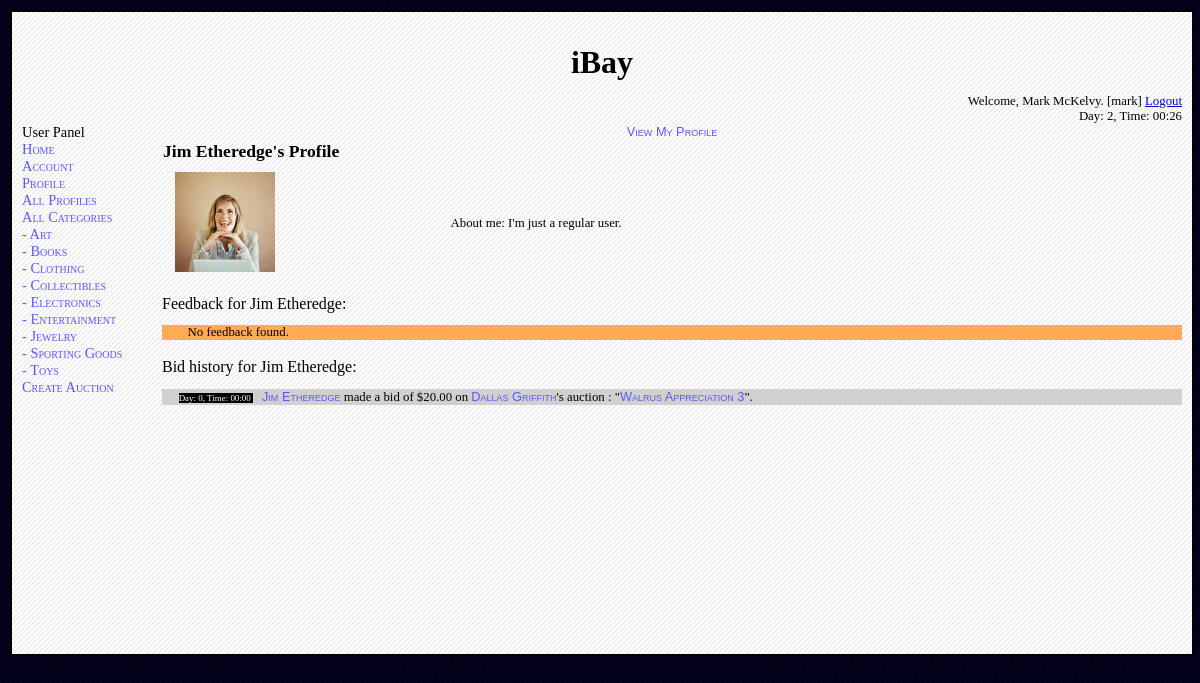
The app's page /source/profile.php?mode=view&username=jim (signed in), older data.
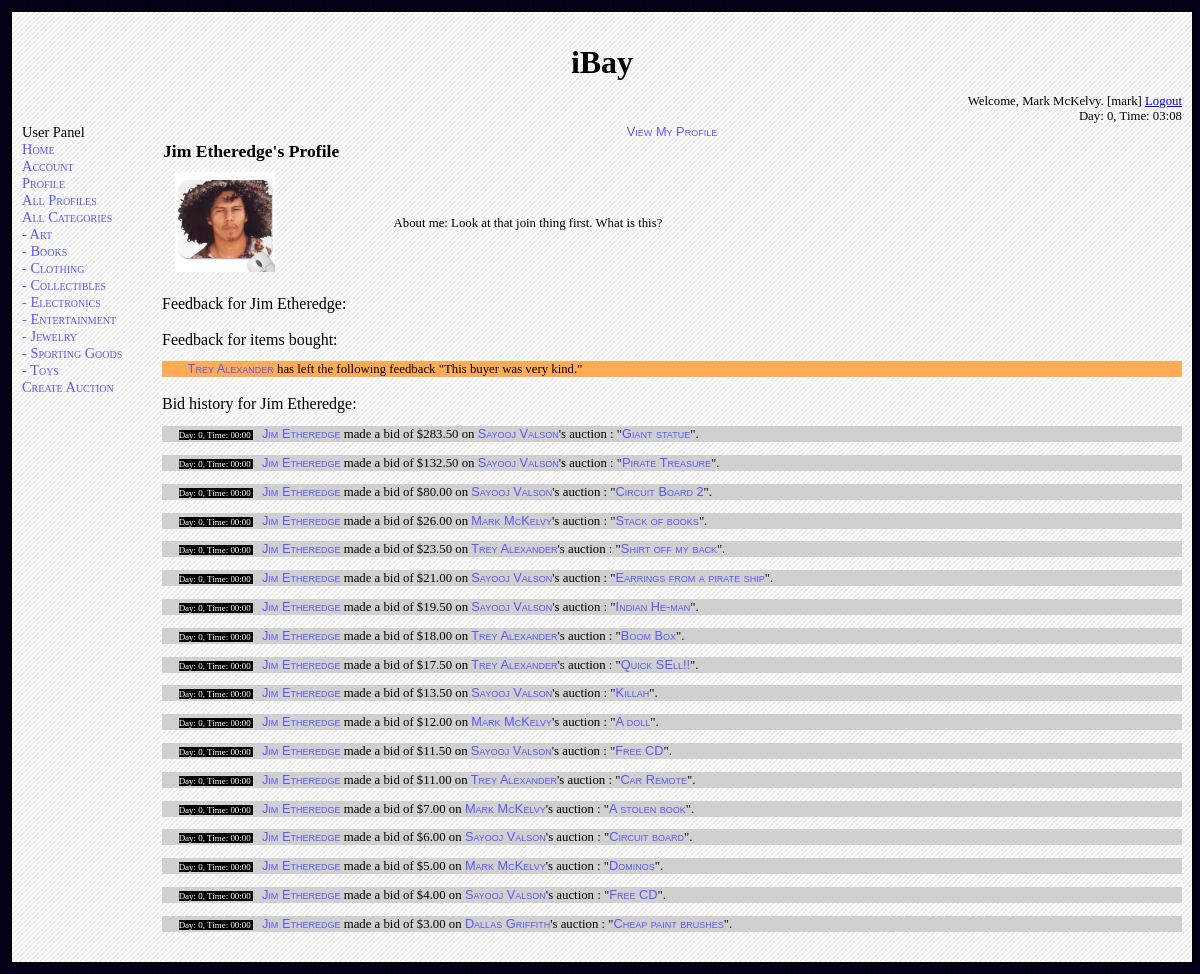
The same page, newer data.
### tables this page shows
CREATE TABLE `user` (
  `username` varchar(50) NOT NULL default '',
  `password` varchar(50) default NULL,
  `is_admin` tinyint(1) default NULL,
  `realname` varchar(100) default NULL,
  `birth_date` varchar(10) default NULL,
  `shipping_street` varchar(100) default NULL,
  `shipping_city` varchar(50) default NULL,
  `shipping_state` varchar(25) default NULL,
  `shipping_zip` varchar(10) default NULL,
  `phone` varchar(12) default NULL,
  `email` varchar(50) default NULL,
  `card_type` varchar(20) default NULL,
  `card_number` varchar(16) default NULL,
  `card_expire` varchar(5) default NULL,
  `picture` varchar(100) default NULL,
  `description` varchar(250) default NULL,
  PRIMARY KEY  (`username`)
);

CREATE TABLE `bids_on` (
  `username` varchar(50) NOT NULL default '',
  `item_title` varchar(50) NOT NULL default '',
  `item_seller` varchar(50) NOT NULL default '',
  `item_category` varchar(30) NOT NULL default '',
  `item_end_day` int(5) NOT NULL default '0',
  `item_end_hour` int(2) NOT NULL default '0',
  `item_end_minute` int(2) NOT NULL default '0',
  `bid_day` int(5) NOT NULL default '0',
  `bid_hour` int(2) NOT NULL default '0',
  `bid_minute` int(2) NOT NULL default '0',
  `bid_amount` float(7,2) default NULL,
  `display_notification` char(1) default NULL,
  PRIMARY KEY  (`username`,`item_title`,`item_seller`,`item_category`,`item_end_day`,`item_end_hour`,`item_end_minute`,`bid_day`,`bid_hour`,`bid_minute`),
  KEY `item_title` (`item_title`),
  KEY `item_seller` (`item_seller`),
  KEY `item_category` (`item_category`),
  KEY `item_end_day` (`item_end_day`),
  KEY `item_end_hour` (`item_end_hour`),
  KEY `item_end_minute` (`item_end_minute`)
);

CREATE TABLE `item_listing` (
  `title` varchar(50) NOT NULL default '',
  `seller` varchar(50) NOT NULL default '',
  `category` varchar(30) NOT NULL default '',
  `end_day` int(5) NOT NULL default '0',
  `end_hour` int(2) NOT NULL default '0',
  `end_minute` int(2) NOT NULL default '0',
  `description` varchar(250) default NULL,
  `shipping_cost` float(7,2) default NULL,
  `shipping_method` varchar(100) default NULL,
  `starting_price` float(7,2) default NULL,
  `current_price` float(7,2) default NULL,
  `picture` varchar(100) default NULL,
  `buyer` varchar(50) default NULL,
  `buyerfeedbackforseller_description` varchar(250) default NULL,
  `buyerfeedbackforseller_rating` int(2) default NULL,
  `sellerfeedbackforbuyer_description` varchar(250) default NULL,
  PRIMARY KEY  (`title`,`seller`,`category`,`end_day`,`end_hour`,`end_minute`),
  KEY `seller` (`seller`)
);

### source/dbinfo.php (called while the page is built, shortened)
<?php
class dbinfo_t
{
	var $debug;
	function init ()
	{
		$this->debug = true;
	}
	function query ($q)
	{
		if ($this->debug)
			$result = mysql_query ($q) or die ('BAD QUERY: '.mysql_error ());
		else
			$result = mysql_query ($q);
		return $result;
	}
	function logged_in ()
	{
		return isset ($_SESSION) && isset ($_SESSION['Username']);
	}
	function is_admin ()
	{
		return $this->logged_in () && $_SESSION['Admin'] == 1;
	}
	function username ()
	{
		return $_SESSION['Username'];
	}
	function day ()
	{
		return $_SESSION['Day'];
	}
	function hour ()
	{
		return $_SESSION['Hour'];
	}
	function minute ()
	{
		return $_SESSION['Minute'];
	}
	function get_realname ($username)
	{
		$result = $this->query ("select realname from user where username = '$username'");
		if (mysql_num_rows ($result) == 0)
			return "ERROR";
		else
		{
			$row = mysql_fetch_assoc ($result);
			return $row['realname'];
		}
	}
	function get_userdesc ($username)
	{
		$result = $this->query ("select description from user where username =  '$username'");
		$row = mysql_fetch_assoc ($result);
		return $row['description'];
	}
	function get_picture ($username)
	{
		$result = $this->query ("select picture from user where username = '$username'");
		$row = mysql_fetch_assoc ($result);
		return $row['picture'];
	}
}
?>

### source/common.php (the view, shortened to what this page needs)
<?php
include_once ("dbinfo.php");
include_once ("table_common.php");
include_once ("list_common.php");
function echo_header ($dbinfo)
{
	$dbinfo->init ();
	$dbinfo->update_all ();
	echo <<<HEREDOC
<!DOCTYPE HTML PUBLIC "-//W3C//DTD HTML 4.01//EN" "http://www.w3.org/TR/html4/strict.dtd">
<html>
<head>
<meta http-equiv="Content-Type" content="text/html; charset=iso-8859-1" />
<title>CMPS 460 DB Project</title>
<link href="style.css" rel="stylesheet" type="text/css" />
</head>
<body>
HEREDOC;
	echo_div ("container");
	echo "iBay";
	end_div ();
	$day = $dbinfo->day () + 0;
	$hour = $dbinfo->hour ();
	$minute = $dbinfo->minute ();
	if ($dbinfo->logged_in ())
	{
		$realname = $dbinfo->realname ();
		$username = $dbinfo->username ();
		$logoutlink = href ("logout.php", "Logout");
		cout ("Welcome, $realname. [$username] $logoutlink");
	}
	else
	{
		$loginlink = href ("login.php", "Login");
		$reglink= href ("registration.php", "Register");
		cout ("Welcome! $loginlink or $reglink");
	}
	echo ("Day: $day, Time: $hour:$minute");
	if ($dbinfo->logged_in ())
	{
		if ($dbinfo->is_admin ())
			$nav = "Admin Panel<br/>";
		else
			$nav = "User Panel<br/>";
		$nav = $nav.li_wrap (href ("index.php", "Home"));
		$nav = $nav.li_wrap (href ("registration.php?mode=view", "Account"));
		$nav = $nav.li_wrap (href ("profile.php", "Profile"));
		$nav = $nav.li_wrap (href ("profile.php?mode=browse", "All Profiles"));
		$nav = $nav.li_wrap (href ("category.php", "All Categories"));
		$nav = $nav.li_wrap (href ("category.php?view=Art", " - Art"));
		$nav = $nav.li_wrap (href ("category.php?view=Books", " - Books"));
		$nav = $nav.li_wrap (href ("category.php?view=Clothing", " - Clothing"));
		$nav = $nav.li_wrap (href ("category.php?view=Collectibles", " - Collectibles"));
		$nav = $nav.li_wrap (href ("category.php?view=Electronics", " - Electronics"));
		$nav = $nav.li_wrap (href ("category.php?view=Entertainment", " - Entertainment"));
		$nav = $nav.li_wrap (href ("category.php?view=Jewelry", " - Jewelry"));
		$nav = $nav.li_wrap (href ("category.php?view=Sporting Goods", " - Sporting Goods"));
		$nav = $nav.li_wrap (href ("category.php?view=Toys", " - Toys"));
		$nav = $nav.li_wrap (href ("itemlisting.php?mode=new", "Create Auction"));
		echo ul_wrap ($nav);
	}
}
function echo_footer ($dbinfo)
{
	echo <<<HEREDOC
</body>
</html>
HEREDOC;
}
function current_script ()
{
	return basename ($_SERVER["SCRIPT_NAME"]);
}
function echo_div ($name)
{
	if (empty ($name))
		echo "<div>\n";
	else
		echo "<div id=\"$name\">\n";
}
function end_div ()
{
	echo "</div>\n";
}
function div ($text, $style_name = "")
{
	if (!empty ($style_name))
		$style_name = "id=\"$style_name\"";
	return "<div $style_name>\n$text\n</div>\n";
}
function span ($text, $style_name)
{
	if (!empty ($style_name))
		$style_name = "id=\"$style_name\"";
	return "<span $style_name>\n$text\n</span>\n";
}
function href ($url, $text)
{
	return "<a href=\"$url\">$text</a>";
}
function local_img ($path)
{
	return "<img src=\"images/$path\">";
}
function get ($key)
{
	if (isset ($_GET[$key]))
		$val = $_GET[$key];
	else
		$val = "";
	return $val;
}
function cout ($str)
{
	echo "$str"."<br/>\n";
}
function format_time ($day, $hour, $minute, $prefix_zeros_to_day = false)
{
	$day += 0;
	$hour += 0;
	$minute += 0;
	if ($minute < 10)
	{
		$minute = "0".$minute;
	}
	if ($hour < 10)
	{
		$hour = "0".$hour;
	}
	return "Day: $day, Time: $hour:$minute";
}
?>

### source/list_common.php (shortened to what this page needs)
<?php
function ul_begin ()
{
	return "<ul>\n";
}
function ul_end ()
{
	return "</ul>\n";
}
function ul_wrap ($list_elems)
{
	return ul_begin ().$list_elems.ul_end ();
}
function li_begin ()
{
	return "<li>\n";
}
function li_end ()
{
	return "</li>\n";
}
function li_wrap ($list_elem)
{
	return li_begin ().$list_elem.li_end ();
}
?>

### source/profile.php (shortened to what this page needs)
<?php
include_once ("common.php");
$dbinfo = new dbinfo_t();
echo_header($dbinfo);
$current_script = current_script ();
$mode = get("mode");
$user_name = $dbinfo->username();
$home_user = $user_name;
if ($mode == "")
{
	$user_name = $dbinfo->username ();
}
else if ($mode == "view" || $mode == "edit")
{
	$user_name = get("username");
}
if ($mode == "" || $mode == "view" )
{
	if($user_name != $home_user)
		echo href ("$current_script?", "View My Profile");
	else
		echo href ("$current_script?mode=edit&username=$user_name", "Edit Profile");
	$table = new table_common_t();
	$table->init ("profile");
	echo $table->table_begin();
	echo $table->table_head_begin ();
	if($user_name == $home_user)
	{
		echo $table->tr ($table->td ("Your Profile"));
	}
	else
	{
		echo $table->tr ($table->td ($dbinfo->get_realname ($user_name)."'s Profile"));
	}
	echo $table->table_head_end ();
	echo $table->table_body_begin ();
	echo $table->tr ($table->td (local_img ($dbinfo->get_picture($user_name))).
			 $table->td ("About me: " . $dbinfo->get_userdesc($user_name)));
	echo $table->table_body_end ();
	echo $table->table_end();
	if($user_name != $home_user)
		cout ("Feedback for ".$dbinfo->get_realname ($user_name).":");
	else
		cout ("Feedback for you:");
	$result_seller = $dbinfo->query ("select buyer,seller,buyerfeedbackforseller_rating,buyerfeedbackforseller_description from item_listing where seller ='$user_name' and buyerfeedbackforseller_rating!=-1 and buyerfeedbackforseller_description!='' and buyerfeedbackforseller_rating!=-1 order by end_day desc,end_hour desc,end_minute desc");
	$result_buyer = $dbinfo->query("select buyer, seller, sellerfeedbackforbuyer_description from item_listing where buyer = '$user_name' and sellerfeedbackforbuyer_description!=''");
	if(mysql_num_rows($result_seller) == 0 && mysql_num_rows($result_buyer) == 0)
	{
		echo div ("No feedback found.", "feedback");
	}
	if(mysql_num_rows($result_buyer) != 0)
	{
		while (list ($buyer, $seller,
			     $sellerfeedbackforbuyer_description)
		       = mysql_fetch_row($result_buyer))
		{
			if ($buyer == $user_name)
			{
				$seller_realname = href ("profile.php?mode=view&username=$seller",
							 $dbinfo->get_realname ($seller));
				echo div ("$seller_realname has left the following feedback \"$sellerfeedbackforbuyer_description\"", "feedback");
			}
		}
	}
	if($user_name != $home_user)
		cout ("Bid history for ".$dbinfo->get_realname ($user_name).":");
	else
		cout ("Bid history for you:");
	$result_bid =  $dbinfo->query ("select username, item_seller, item_title, item_category, item_end_day, item_end_hour, item_end_minute, bid_amount
from bids_on
where 	username = '$user_name'
order by bid_amount desc");
	if(mysql_num_rows($result_bid) == 0)
	{
		echo div ("No bid history found.", "bidhistory");
	}
	else
	{
		while (list ($username, $item_seller, $item_title, $item_category,
			     $item_end_day, $item_end_hour, $item_end_minute,
			     $bid_amount)
		       = mysql_fetch_row($result_bid))
		{
			$seller_realname = href ("profile.php?mode=view&username=$item_seller",
						 $dbinfo->get_realname ($item_seller));
			if ($username == $home_user)
				$bidder_realname = "You";
			else
			{
				$bidder_realname = href ("profile.php?mode=view&username=$username",
							 $dbinfo->get_realname ($username));
			}
			echo div (span (format_time ($bid_day, $bid_hour, $bid_minute), "time").
				  "$bidder_realname  made a bid of \$$bid_amount on $seller_realname's auction : \"".href ("itemlisting.php?mode=view&title=$item_title&seller=$item_seller&category=$item_category&end_day=$item_end_day&end_hour=$item_end_hour&end_minute=$item_end_minute", $item_title)."\".", "bidhistory");
		}
	}
}
echo_footer($dbinfo);
?>

### source/table_common.php (shortened to what this page needs)
<?php
class table_common_t
{
	var $main_class;
	function init ($main_class_)
	{
		$this->main_class = $main_class_;
		return $this->main_class;
	}
	function table_begin ()
	{
		return "<table class=\"$this->main_class\">\n";
	}
	function table_end ()
	{
		return "</table>\n";
	}
	function table_head_begin ($custom_class = "")
	{
		if (empty ($custom_class))
			return "<thead class=$this->main_class>\n";
		else
			return "<thead class=$custom_class>\n";
	}
	function table_head_end ()
	{
		return "</thead>\n";
	}
	function table_body_begin ($custom_class = "")
	{
		if (empty ($custom_class))
			return "<tbody class=$this->main_class>\n";
		else
			return "<tbody class=$custom_class>\n";
	}
	function table_body_end ()
	{
		return "</tbody>\n";
	}
	function tr ($s, $custom_class = "")
	{
		if (empty ($custom_class))
			return "\t<tr class=$this->main_class>\n\t$s\n\t</tr>\n";
		else
			return "\t<tr class=$custom_class>\n\t$s\n\t</tr>\n";
	}
	function td ($s, $custom_class = "")
	{
		return $this->td_span ($s, $custom_class);
	}
	function td_span ($s, $custom_class = "", $span = 0, $align = "")
	{
		if ($span == 0)
		{
			if (empty ($custom_class))
				return "\t<td $align class=$this->main_class>\n\t$s\n\t</td>\n";
			else
				return "\t<td $align class=$custom_class>\n\t$s\n\t</td>\n";
		}
		else
		{
			if (empty ($custom_class))
				return "\t<td $align class=$this->main_class colspan=$span>\n\t$s\n\t</td>\n";
			else
				return "\t<td $align class=$custom_class colspan=$span>\n\t$s\n\t</td>\n";
		}
	}
}
?>

### source/style.css (style rules this page uses)
body { background: url(images/stripe_blue.png) top repeat; background-color: #000000; text-align: center; margin: 5px; padding: 5px; }
#container { margin: 0 auto; width: 100%; margin-top: 0px; padding: 0px; text-align: left; background: url(images/stripe_white.png) top repeat; background-color: #ffffff; border: 2px solid #000000; }
#header { position: relative; margin: 0px; padding-top: 1em; text-align: center; font-size: 2em; font-weight: bold; #border: 1px dotted navy; }
#navbar { float: left; position: relative; margin: 0px; padding-top: 0em; padding-left: 10px; text-align: left; width: 140px; font-size: 0.9em; #border: 1px dotted navy; }
#navbar ul { position: relative; margin: 0px; padding: 0px; list-style: none; }
#navbar li a { position: relative; color: #5A58F8; font-family: Verdana; font-variant: small-caps; text-decoration: none; }
#content { position: relative; color: #000000; font-family: serif; font-variant: normal; font-weight: normal; text-decoration: none; margin-left: 150px; margin-right: 10px; #border: 1px dotted navy; min-height: 500px; padding-bottom: 30px; padding-top: 0px; margin-top: 0em; }
#content a { font-family: sans-serif; font-size: 1em; font-variant: small-caps; color: #5A58F8; text-decoration: none; }
#status { position: relative; margin: 0px; padding-top: 1em; padding-right: 10px; text-align: right; font-size: 0.8em; #border: 1px dotted navy; }
#scriptstatus { position: relative; margin: 0px; text-align: center; font-size: 0.8em; }
#time { position: relative; color: white; font-size: 0.7em; left: -1em; background-color: black; }
#feedback { position: relative; margin-top: 1em; padding-left: 2em; text-align: left; font-size: 0.8em; background-color: #ffaa55; #border: 1px dotted navy; }
#bidhistory { position: relative; margin-top: 1em; padding-left: 2em; text-align: left; font-size: 0.8em; background-color: #d0d0d0; #border: 1px dotted navy; }
table.profile { padding: 0px; border-collapse: collapse; position: relative; width: 580px; align: left; }
thead.profile td { font-weight: bold; font-size: 1.1em; padding-bottom: 0.5em; }
tbody.profile td { font-size: 0.8em; padding-right: 1em; padding-left: 1em; border-collapse: separate; }
tbody.profile img { max-width: 100px; border: 0px; }

Row changes from the older to the newer data that the page shows:
removed bids_on: user.realname "Jim Etheredge Dallas Griffith Walrus Appreciation 3", text "made a bid of $20.00 on 's auction : \" \"."
changed user: picture: a different picture
added item_listing: user.realname "Trey Alexander", text "has left the following feedback \"This buyer was very kind.\""
added bids_on: user.realname "Jim Etheredge Sayooj Valson Giant statue", text "made a bid of $283.50 on 's auction : \" \"."
added bids_on: user.realname "Jim Etheredge Sayooj Valson Pirate Treasure", text "made a bid of $132.50 on 's auction : \" \"."
added bids_on: user.realname "Jim Etheredge Sayooj Valson Circuit Board 2", text "made a bid of $80.00 on 's auction : \" \"."
added bids_on: user.realname "Jim Etheredge Mark McKelvy Stack of books", text "made a bid of $26.00 on 's auction : \" \"."
added bids_on: user.realname "Jim Etheredge Trey Alexander Shirt off my back", text "made a bid of $23.50 on 's auction : \" \"."
added bids_on: user.realname "Jim Etheredge Sayooj Valson Earrings from a pirate ship", text "made a bid of $21.00 on 's auction : \" \"."
added bids_on: user.realname "Jim Etheredge Sayooj Valson Indian He-man", text "made a bid of $19.50 on 's auction : \" \"."
added bids_on: user.realname "Jim Etheredge Trey Alexander Boom Box", text "made a bid of $18.00 on 's auction : \" \"."
added bids_on: user.realname "Jim Etheredge Trey Alexander Quick SEll!!", text "made a bid of $17.50 on 's auction : \" \"."
added bids_on: user.realname "Jim Etheredge Sayooj Valson Killah", text "made a bid of $13.50 on 's auction : \" \"."
added bids_on: user.realname "Jim Etheredge Mark McKelvy A doll", text "made a bid of $12.00 on 's auction : \" \"."
added bids_on: user.realname "Jim Etheredge Sayooj Valson Free CD", text "made a bid of $11.50 on 's auction : \" \"."
added bids_on: user.realname "Jim Etheredge Trey Alexander Car Remote", text "made a bid of $11.00 on 's auction : \" \"."
added bids_on: user.realname "Jim Etheredge Mark McKelvy A stolen book", text "made a bid of $7.00 on 's auction : \" \"."
added bids_on: user.realname "Jim Etheredge Sayooj Valson Circuit board", text "made a bid of $6.00 on 's auction : \" \"."
added bids_on: user.realname "Jim Etheredge Mark McKelvy Dominos", text "made a bid of $5.00 on 's auction : \" \"."
added bids_on: user.realname "Jim Etheredge Sayooj Valson Free CD", text "made a bid of $4.00 on 's auction : \" \"."
added bids_on: user.realname "Jim Etheredge Dallas Griffith Cheap paint brushes", text "made a bid of $3.00 on 's auction : \" \"."
Text that changed along with them:
$str: "Welcome, Mark McKelvy. [mark] Feedback for Jim Etheredge: Bid history for Jim Etheredge:" → "Welcome, Mark McKelvy. [mark] Feedback for Jim Etheredge: Feedback for items bought: Bid history for Jim Etheredge:"
$day: "2" → "0"
$hour: "00" → "03"
$minute: "26" → "08"
$s: "Jim Etheredge's Profile About me: I'm just a regular user." → "Jim Etheredge's Profile About me: Look at that join thing first. What is this?"
$text: "No feedback found." → (not shown)
